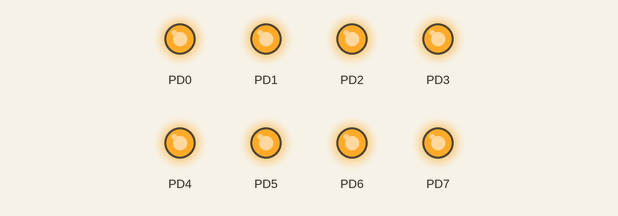
This program was run on a simulated ATmega128, built with avr-gcc and emulated at 16 MHz. Shown: output pins drawn as LEDs (lit = HIGH). What the program prints to the serial monitor is not drawn.

Above: at 0.1 s.
At 1.1 s:
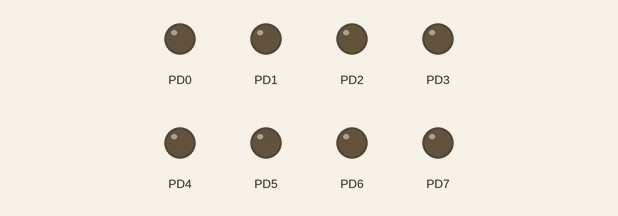
Timing chart, 0 to 2.6 s (numbered marks = the images above):
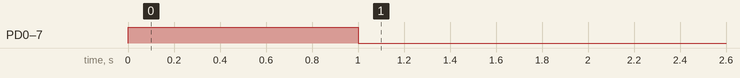

The program:

main.c
```c
/*
 * StepperMotorTest.c
 *
 * Created: 2017-10-25 13:50:16
 * Author : Skj
 */

/*
*	ÇÉ ¿¬°á ¹æ¹ý
*	ATmega128 PE0(RX0) - Arduino Digital 1(TX)
*	ATmega128 PE1(TX0) - Arduino Digital 0(RX)
*/

#define F_CPU 16000000

#include <avr/io.h>
#include <avr/interrupt.h>
#include <util/delay.h>

#define TURN_LEFT 0
#define TURN_RIGHT 1

//¾ÆµÎÀÌ³ë·ÎºÎÅÍ uart ¼ö½Å µÇ¾ú´ÂÁö Ã¼Å©ÇÏ´Â ÇÃ·¡±×
volatile uint8_t arduino_receive_flag = 0;
volatile uint8_t arduino_receive_data = 0;

void uart_init();
void uart_send_byte(unsigned char byte);
void turn_step_motor(char direction, char turn_cycle);

//UART ¼ö½Å ÀÎÅÍ·´Æ®
ISR(USART0_RX_vect)
{
	arduino_receive_flag = 1;
	arduino_receive_data = UDR0;
}

int main(void)
{
	cli();
   uart_init();
    DDRD = 0xFF;		// µð¹ö±ë¿ë
	sei();

	PORTD = 0xFF;
	turn_step_motor(TURN_RIGHT, 8);		//¿À¸¥ÂÊÀ¸·Î 360µµ È¸Àü
	_delay_ms(500);
	turn_step_motor(TURN_LEFT, 8);	//¿ÞÂÊÀ¸·Î 360µµ È¸Àü
	_delay_ms(500);
	PORTD = 0x00;
	while(1);
	/*while(1)
	{
		turn_step_motor(TURN_RIGHT, 3);

	}*/
}

void uart_init()
{
	 //uart ¼Û¼ö½Å ¹æ¹ý °áÁ¤
	 UCSR0A = 0x00;
	 UCSR0B = 0x98;
	 UCSR0C = 0x06;

	 //Baud rate ¼³Á¤
	 UBRR0H = 0x00;
	 UBRR0L = 0x67;	//103, 9600 Baud rate
}

void uart_send_byte(unsigned char byte)
{
	while(!(UCSR0A & (1<<UDRE0)));
	UDR0 = byte;
}

//½ºÅÜ ¸ðÅÍ µ¹¸®´Â ÇÔ¼ö. ÀÎÀÚ : direction : ¹æÇâ(TURN_RIGHT, TURN LEFT), turn_cycle : È¸Àü È½¼ö
void turn_step_motor(char direction, char turn_cycle)
{
	int i;
	uart_send_byte(direction);	//¹æÇâ Àü¼Û
	uart_send_byte(turn_cycle);	//È¸Àü°¢ Àü¼Û
	//while(!(arduino_receive_flag));
	//arduino_receive_flag = 0;
}
```

Measured:
- by itself, PD0–7: LOW → HIGH at 0.00 s, → LOW 1.0 s later
